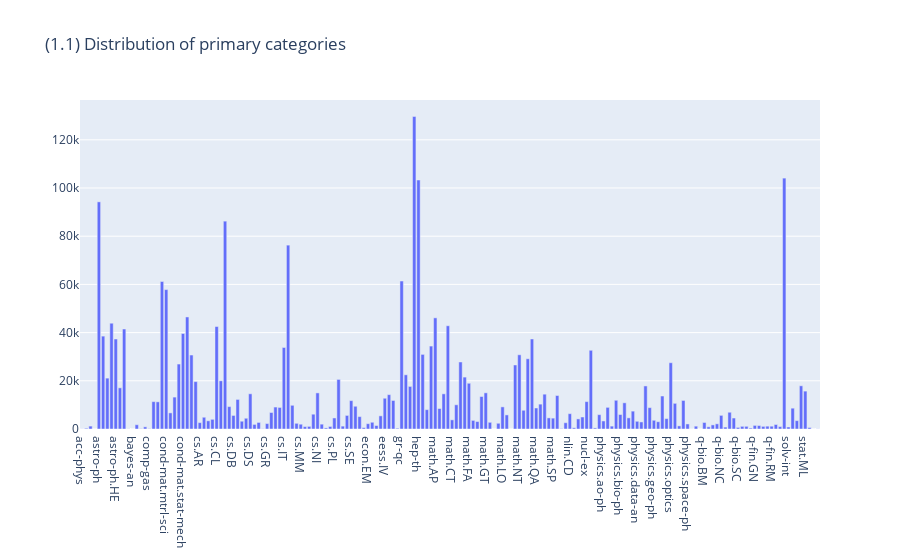
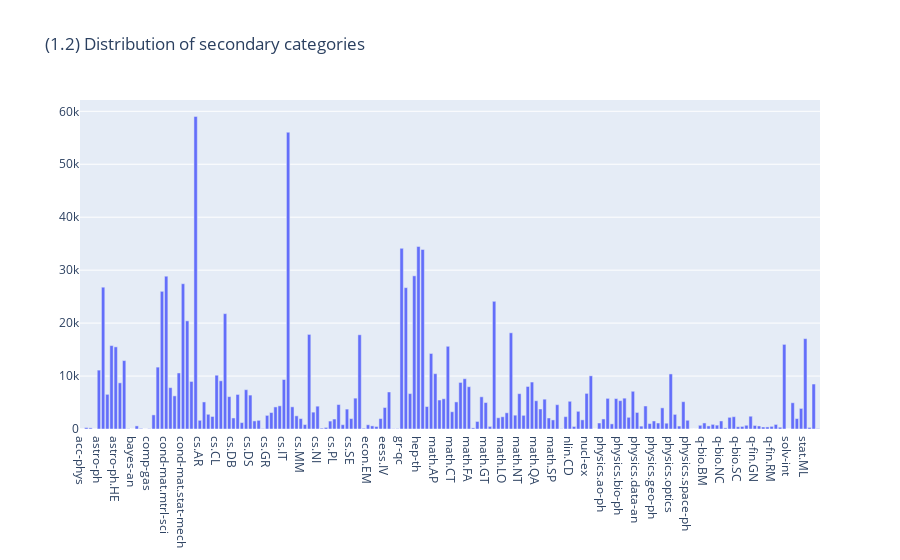

Notebook source saved alongside these figures, in order:
### Code cell
## let's look at the distribution of the categories and maybe look for a more human readable version of the categories: https://arxiv.org/category_taxonomy
categories = data['train']['categories']
# split by space and flatten
categories_listed = [cat.split(' ') for cat in categories]
categories_primary_listed = [cat[0] for cat in categories_listed]
categories_secondary_listed = [cat[1] for cat in categories_listed if len(cat) > 1]
categories_secondary_anylisted = [cat[-1] for cat in categories_listed]
categories_secondary_anylisted_na = [cat[-1] if len(cat) > 1 else '' for cat in categories_listed]
unique_categories = sorted(set([item for sublist in categories_listed for item in sublist]))

print(f"Label cardinality: {np.mean([len(cat) for cat in categories_listed])}") #1.5 labels per abstract

#validity check on each category

unique_categories, len(unique_categories) # 176 unique categories

#plotly bar chart
fig = go.Figure(data=[go.Bar(x=unique_categories, y=[categories_primary_listed.count(cat) for cat in unique_categories])])
fig.update_layout(title_text='(1.1) Distribution of primary categories')
fig.show()
fig = go.Figure(data=[go.Bar(x=unique_categories, y=[categories_secondary_listed.count(cat) for cat in unique_categories])])
fig.update_layout(title_text='(1.2) Distribution of secondary categories')
fig.show()

### Figure 1 — Plotly figure (JSON) as saved in the notebook; plotly's stock layout.template omitted (floating-point values rounded to 4 significant figures; data arrays with more than 128 entries replaced by an {"elided": "..."} marker saying what was removed)
{"data": [{"type": "bar", "x": {"elided": "176 str values"}, "y": {"elided": "176 int values"}}], "layout": {"title": {"text": "(1.1) Distribution of primary categories"}}}

### Figure 2 — Plotly figure (JSON) as saved in the notebook; plotly's stock layout.template omitted (floating-point values rounded to 4 significant figures; data arrays with more than 128 entries replaced by an {"elided": "..."} marker saying what was removed)
{"data": [{"type": "bar", "x": {"elided": "176 str values"}, "y": {"elided": "176 int values"}}], "layout": {"title": {"text": "(1.2) Distribution of secondary categories"}}}
